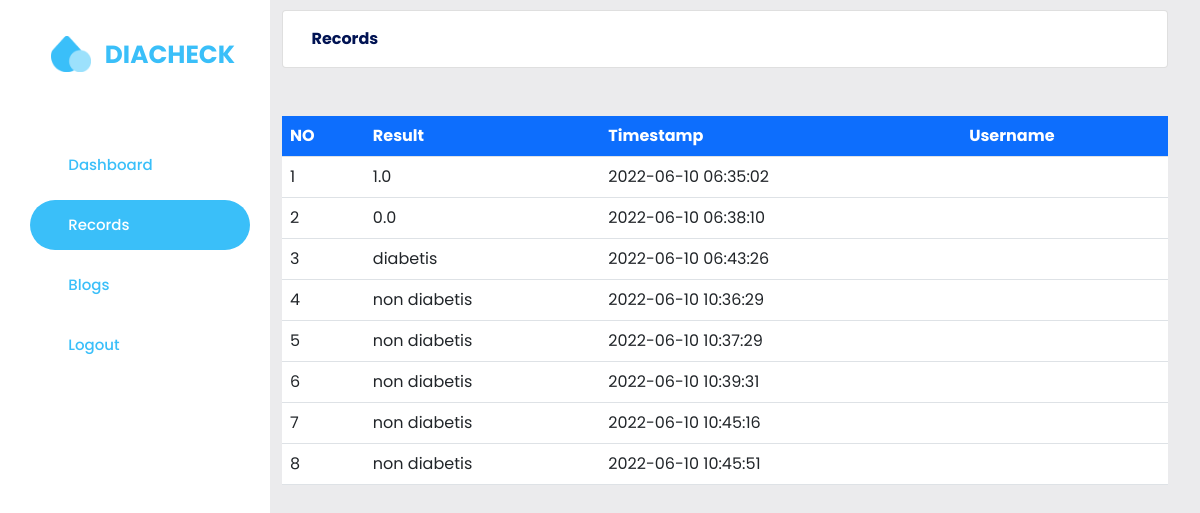
The app's page /results (signed in), older data.
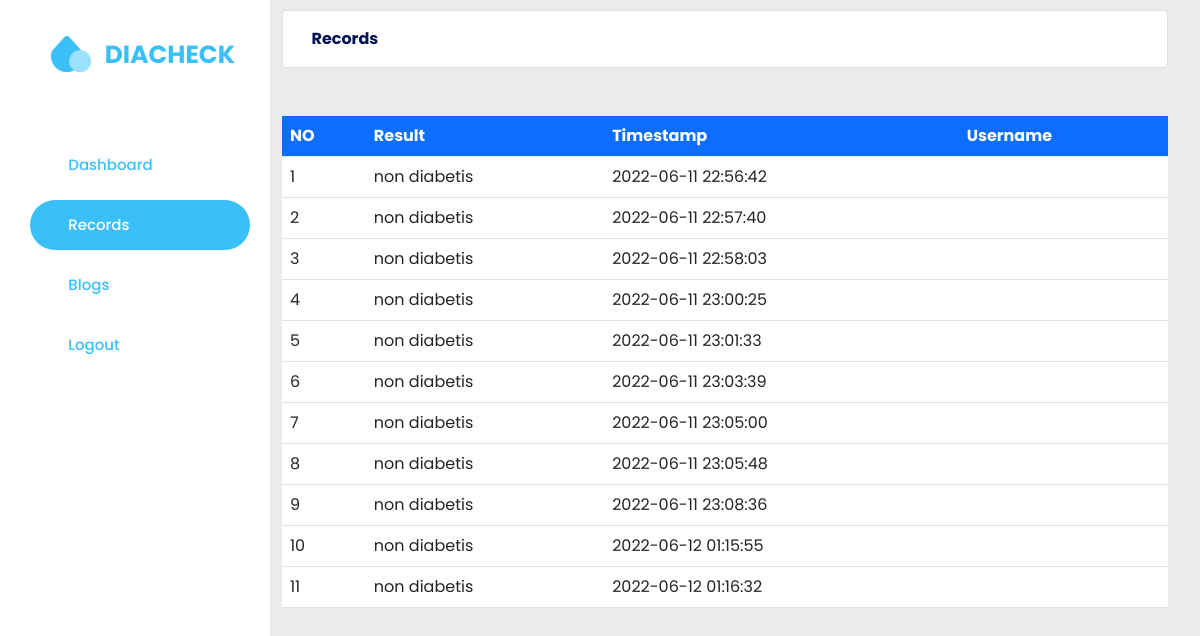
The same page, newer data.
### diacheck/models.py (models this page shows, shortened)
class Prediction(db.Model):
    __tablename__ = 'prediction'
    id = db.Column(db.Integer, primary_key=True)
    test_number = db.Column(db.Integer, unique=False, nullable=False)
    result = db.Column(db.String(150), unique=False, nullable=False)
    timestamp = db.Column(db.DateTime, server_default=db.func.current_timestamp())

### diacheck/routes.py (the view)
@app.route("/results", methods=['GET', 'POST'])
@login_required
def results():
    results = Prediction.query.filter_by(test_number = current_user.id).all()
    return render_template('results.html', title='Results', result = results)

### diacheck/models.py (called while the page is built)
@login_manager.user_loader
def load_user(user_id):
    return User.query.get(int(user_id))

### diacheck/templates/results.html (shortened to what this page needs)
<!DOCTYPE html>
<html>
<head>
    <link rel="stylesheet" href="{{ url_for('static', filename='css/bootstrap.min.css') }}" >
    <link rel="stylesheet" type="text/css" href="{{ url_for('static', filename='fonts/icomoon/style.css') }}">
    <link rel="stylesheet" type="text/css" href="{{ url_for('static', filename='dashboard.css') }}">
    <link href="https://cdn.jsdelivr.net/npm/select2@4.1.0-rc.0/dist/css/select2.min.css" rel="stylesheet" />
	<link rel="stylesheet" href="https://stackpath.bootstrapcdn.com/font-awesome/4.7.0/css/font-awesome.min.css">
	<link rel="stylesheet" href="{{ url_for('static', filename='style.css') }}">
</head>
<body>
    <div class="row" style="margin: 0;">
<div class="nav-section">
  <a class="navbar-brand mr-4" href="/"  style="display: flex;justify-content: flex-start;">
    <div class="logo" style="justify-content: center;
    margin-bottom: 20px;
    margin-top: 20px;"><a href="/">
      <img src="{{ url_for('static', filename='img/logo.png') }}" alt="Logo" />
      <h3 style="display:inline;">DIACHECK</h3></a>
    </div>
  </a>
  <br><br>
  <ul>
      <li ><a href="/dashboard"><i class="icon-dashboard"></i>Dashboard</a></li>
      <li class="active"><a href="/results"><i class="icon-book"></i>Records</a></li>
      <li><a href="/blogs"><i class="icon-bell"></i>Blogs</a></li>
      <li><a href="/logout"><i class="icon-power-off"></i>Logout</a></li>
  </ul>
</div>
<section class="main-section" style="width:calc(100% - 290px)">
  <div class="card" style="margin-top: 10px;">
          <div class="card-body" style="display: flex;justify-content: space-between;align-items:center"><b style="color:#011353;"> <i class="icon-dashboard"></i>Records</b>
          </div>
        </div>
  <br>
    <br>
      <table class="table table-hover" style="background: white;">
          <tr class="bg-primary text-white">
            <th>NO</th>
            <th>Result</th>
            <th>Timestamp</th>
            <th>Username</th>
        </tr>
        {% for i in result %}
        <tr>
            <td>{{loop.index}}</td>
            <td> {{i.result}} </td>
            <td> {{i.timestamp}} </td>
            <td> {{i.username}} </td>
        </tr>
        {% endfor %}
        </table>
</section>
</body>
</html>

### diacheck/static/dashboard.css (style rules this page uses)
* { margin: 0; }
body { background-color: #ebebed; }
.nav-section, .calendar-section { width: 270px; background-color: white; position: fixed; left: 0; top: 0; bottom: 0; z-index: 900; padding: 10px 20px; display: block; margin: auto; transition: all 0.6s ease-in-out; }
.main-section { margin-left: 270px; width: calc(100% - 580px); transition: all 0.6s ease-in-out; }
ul li { list-style: none; }
.nav-section ul li { border-radius: 30px; height: 50px; display: flex; width: 100%; padding-left: 17px; align-items: center; margin-bottom: 10px; }
.nav-section ul li i { margin-right: 10px; }
.nav-section ul li.active, .nav-section ul li.active:hover { background-color: #3abff9; }
.nav-section ul li a { font-size: 15px; font-weight: 500; width: 100%; }
.nav-section ul li.active > a { color: white !important; }
.nav-section ul { padding-left: 0.6rem; }
a { color: #3abff9 !important; }

### diacheck/static/style.css (style rules this page uses)
*, *::before, *::after { padding: 0; margin: 0; box-sizing: border-box; }
body { font-family: "Poppins", sans-serif; }
img { width: 100%; }
a { text-decoration: none; }
.logo { display: flex; align-items: center; cursor: pointer; }
.logo img { width: 40px; margin-right: 0.6rem; margin-top: -0.6rem; }
.logo h3 { color: var(--darkTwo); font-size: 1.55rem; line-height: 1.2; font-weight: 700; }

Row changes from the older to the newer data that the page shows:
removed Prediction: result "1.0", timestamp "2022-06-10 06:35:02"
removed Prediction: result "0.0", timestamp "2022-06-10 06:38:10"
added Prediction: result "non diabetis", timestamp "2022-06-11 22:56:42"
added Prediction: result "non diabetis", timestamp "2022-06-11 22:57:40"
changed Prediction (number 3 of 11 on the later page): result "diabetis" → "non diabetis"; timestamp "2022-06-10 06:43:26" → "2022-06-11 22:58:03"
changed Prediction (number 4 of 11 on the later page): timestamp "2022-06-10 10:36:29" → "2022-06-11 23:00:25"
changed Prediction (number 5 of 11 on the later page): timestamp "2022-06-10 10:37:29" → "2022-06-11 23:01:33"
changed Prediction (number 6 of 11 on the later page): timestamp "2022-06-10 10:39:31" → "2022-06-11 23:03:39"
changed Prediction (number 7 of 11 on the later page): timestamp "2022-06-10 10:45:16" → "2022-06-11 23:05:00"
changed Prediction (number 8 of 11 on the later page): timestamp "2022-06-10 10:45:51" → "2022-06-11 23:05:48"
added Prediction: result "non diabetis", timestamp "2022-06-11 23:08:36"
added Prediction: result "non diabetis", timestamp "2022-06-12 01:15:55"
added Prediction: result "non diabetis", timestamp "2022-06-12 01:16:32"
